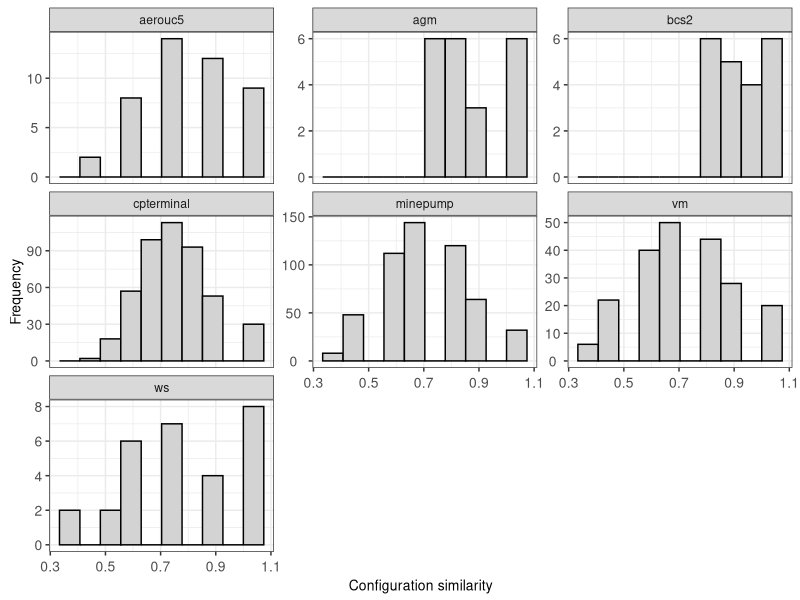
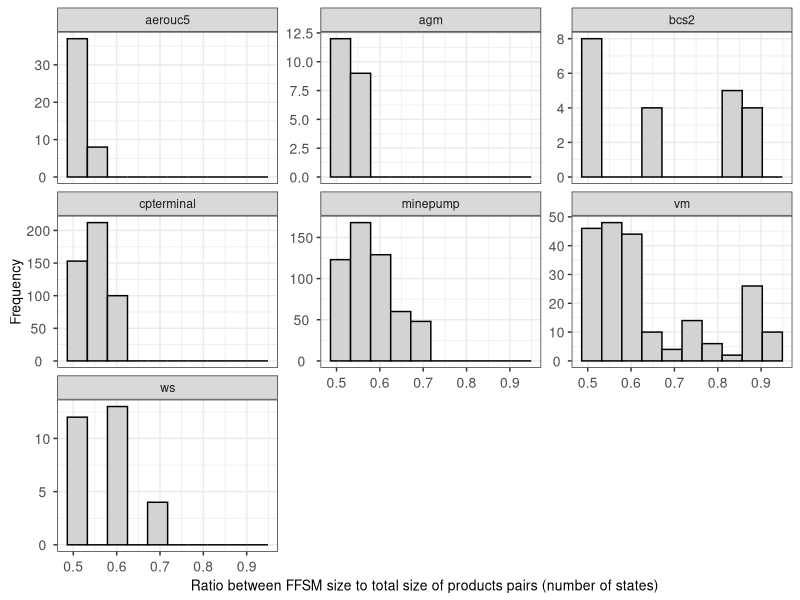
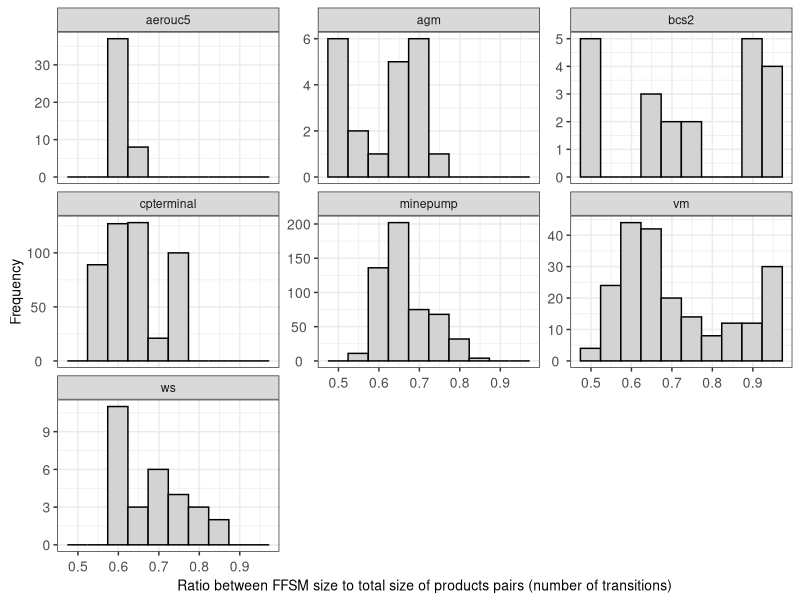
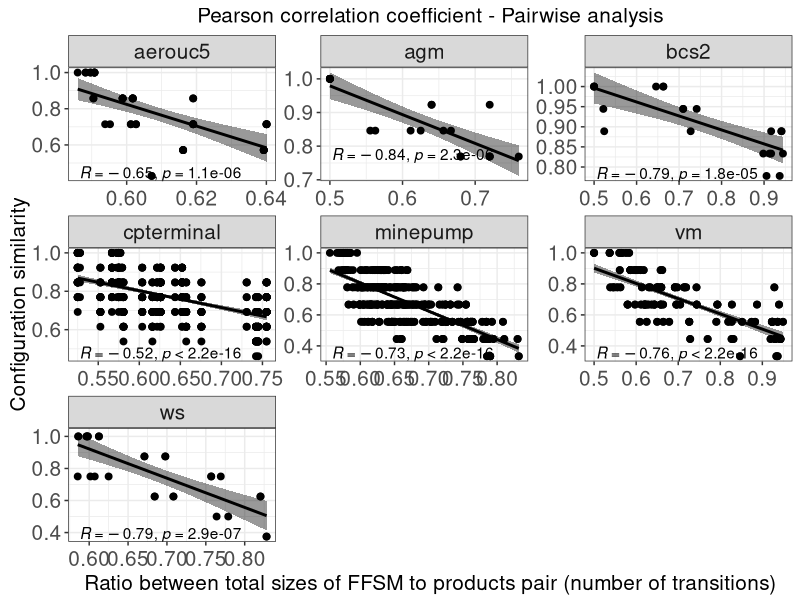
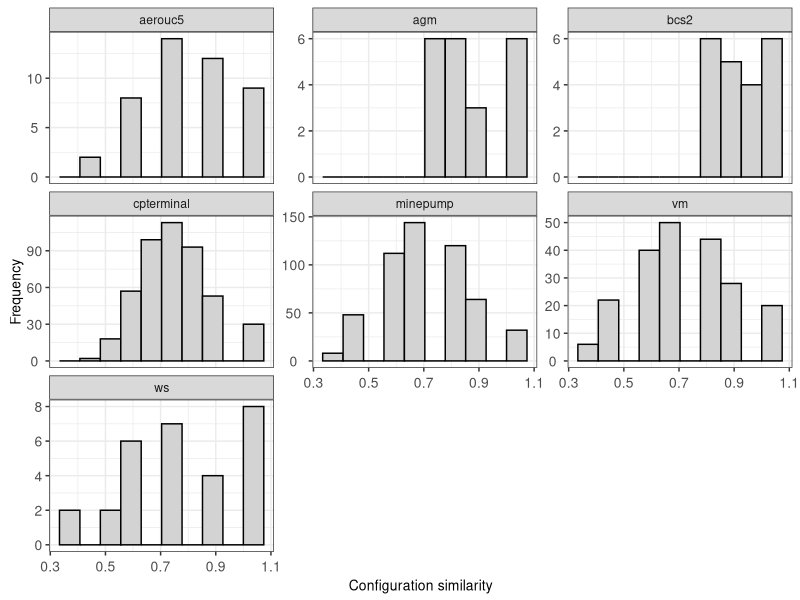
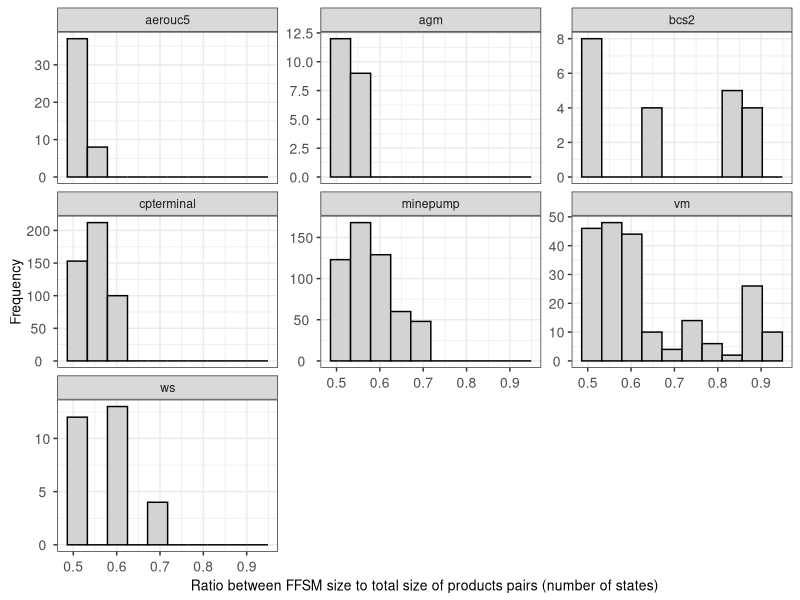
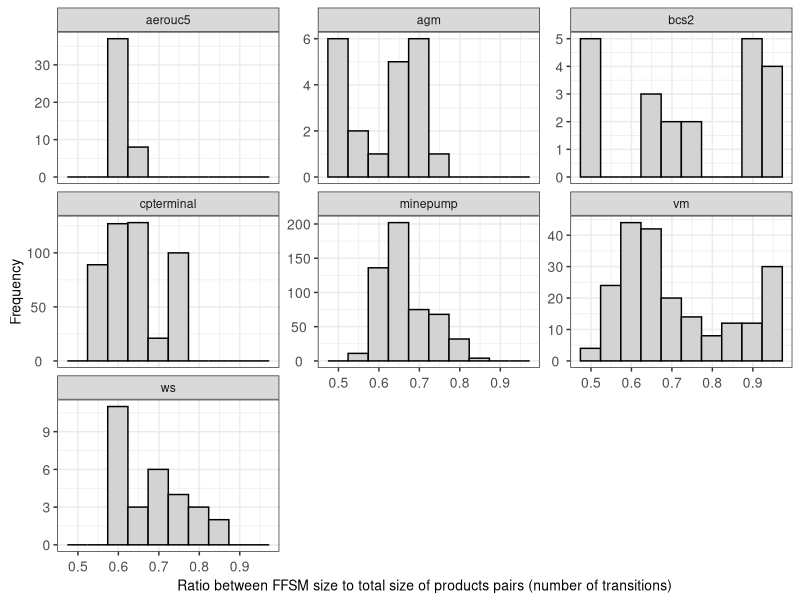
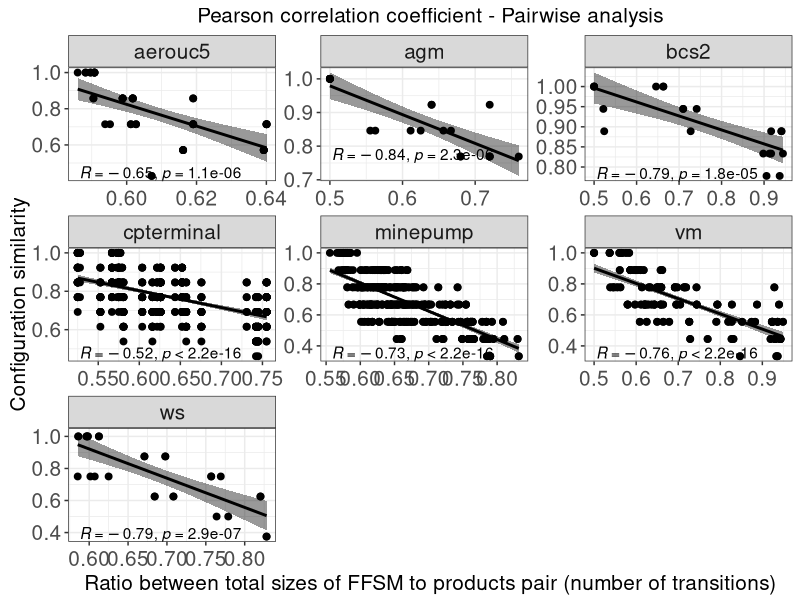

These figures' R source, in order: (Note: this script raises an error after producing the figures.)
list.of.packages <- c("ggpubr","ggrepel","ggplot2","effsize","stringr","reshape","dplyr")

# new.packages <- list.of.packages[!(list.of.packages %in% installed.packages(lib.loc="/home/cdnd1/Rpackages/")[,"Package"])]
# if(length(new.packages)) install.packages(new.packages,lib="/home/cdnd1/Rpackages/")
# lapply(list.of.packages,require,character.only=TRUE, lib.loc="/home/cdnd1/Rpackages/")

new.packages <- list.of.packages[!(list.of.packages %in% installed.packages()[,"Package"])]
if(length(new.packages)) install.packages(new.packages, dependencies = TRUE)
lapply(list.of.packages,require,character.only=TRUE)

rm(new.packages,list.of.packages)

# pair_tabs <- NULL
# # for (an_spl in c("agm", "bcs2")) {
# # for (an_spl in c("agm", "vm", "ws", "bcs2")) {
# for (an_spl in c("agm", "vm", "ws", "bcs2", "cpterminal", "minepump")) {
# # for (an_spl in c("agm", "vm", "ws", "bcs2", "cpterminal", "minepump", "aerouc5")) {
#   tab_c<-read.table(paste("./pair/pair_merging_",an_spl,".log",sep = ""),sep="/", header=TRUE)
#   tab_d<-read.table(paste("./pair/pair_dissimilarity_",an_spl,".log",sep = ""),sep="\t", header=TRUE)
#   tab_l<-read.table(paste("./pair/pair_comparelanguages_",an_spl,".log",sep = ""),sep="|", header=TRUE)
#   tab_m<-merge(merge(tab_c,tab_d),tab_l)
#   tab_m$SPL <- an_spl
#   if(is.null(pair_tabs)){
#     pair_tabs <- tab_m
#   }else{
#     pair_tabs <- rbind(pair_tabs,tab_m)
#   }
#   rm(tab_c,tab_d,tab_l,tab_m)
# }
# write.table(pair_tabs,"./pair_mdc.tab")
pair_tabs<-read.table("./pair_mdc.tab")

# calculate similarity (opposite of dissim)
pair_tabs$ConfigSim <- 1-pair_tabs$ConfigDissim

# calculate model size increment in terms of the maximum size (number of states)
pair_tabs$RatioStates<- apply(pair_tabs[,c("TotalStatesRef","TotalStatesUpdt")],1,sum)
pair_tabs$RatioStates<- pair_tabs$StatesFFSM/pair_tabs$RatioStates

# calculate model size increment in terms of the maximum size (number of transitions)  
pair_tabs$RatioTransitions<- apply(pair_tabs[,c("TotalTransitionsRef","TotalTransitionsUpdt")],1,sum)
pair_tabs$RatioTransitions<- pair_tabs$TransitionsFFSM/pair_tabs$RatioTransitions

# # calculate model size increment in terms of the largest model size (number of states)
# pair_tabs$RatioStatesMax<- apply(pair_tabs[,c("TotalStatesRef","TotalStatesUpdt")],1,max)
# pair_tabs$RatioStatesMax<- pair_tabs$StatesFFSM/pair_tabs$RatioStatesMax
# 
# # calculate model size increment in terms of the largest model size (number of transitions)  
# pair_tabs$RatioTransitionsMax<- apply(pair_tabs[,c("TotalTransitionsRef","TotalTransitionsUpdt")],1,max)
# pair_tabs$RatioTransitionsMax<- pair_tabs$TransitionsFFSM/pair_tabs$RatioTransitionsMax

# dissimilarity histogram 
p<-ggplot(pair_tabs, aes(x=ConfigSim)) + 
  geom_histogram(color="black", fill="lightgrey", bins=10)+
  labs(x = "Configuration similarity", y = "Frequency")+
  theme_bw()+
  theme(
    plot.title = element_text(hjust = 0.5, size=10),
    axis.text.x  = element_text(angle = 0,   hjust = 0.5, vjust = 0.5, size=10),
    axis.text.y  = element_text(angle = 0,   hjust = 0.5, vjust = 0.5, size=10),
    axis.title.x  = element_text(angle = 0,  hjust = 0.5, vjust = 0.5, size=10),
    axis.title.y  = element_text(angle = 90, hjust = 0.5, vjust = 0.5, size=10)
  )+facet_wrap(SPL~.,scales = "free_y")
print(p)
filename <- "histogram_ConfigSim.pdf"
ggsave(device=cairo_pdf, filename, width = 12, height = 4, dpi=320)
rm(p,filename)

# dissimilarity (RatioStates) histogram
p<-ggplot(pair_tabs, aes(x=RatioStates)) +
  geom_histogram(color="black", fill="lightgrey", bins=10)+
  labs(x = "Ratio between FFSM size to total size of products pairs (number of states)", y = "Frequency")+
  theme_bw()+
  theme(
    plot.title = element_text(hjust = 0.5, size=10),
    axis.text.x  = element_text(angle = 0,   hjust = 0.5, vjust = 0.5, size=10),
    axis.text.y  = element_text(angle = 0,   hjust = 0.5, vjust = 0.5, size=10),
    axis.title.x  = element_text(angle = 0,  hjust = 0.5, vjust = 0.5, size=10),
    axis.title.y  = element_text(angle = 90, hjust = 0.5, vjust = 0.5, size=10)
  )+facet_wrap(SPL~.,scales = "free_y")
print(p)
filename <- "histogram_RatioStates.pdf"
ggsave(device=cairo_pdf, filename, width = 12, height = 4, dpi=320)
rm(p,filename)

# dissimilarity (RatioTransitions) histogram
p<-ggplot(pair_tabs, aes(x=RatioTransitions)) +
  geom_histogram(color="black", fill="lightgrey", bins=10)+
  labs(x = "Ratio between FFSM size to total size of products pairs (number of transitions)", y = "Frequency")+
  # scale_x_continuous(breaks = seq(0,1,0.1))+
  theme_bw()+
  theme(
    plot.title = element_text(hjust = 0.5, size=10),
    axis.text.x  = element_text(angle = 0,   hjust = 0.5, vjust = 0.5, size=10),
    axis.text.y  = element_text(angle = 0,   hjust = 0.5, vjust = 0.5, size=10),
    axis.title.x  = element_text(angle = 0,  hjust = 0.5, vjust = 0.5, size=10),
    axis.title.y  = element_text(angle = 90, hjust = 0.5, vjust = 0.5, size=10)
  )+facet_wrap(SPL~.,scales = "free_y")
print(p)
filename <- "histogram_RatioTransitions.pdf"
ggsave(device=cairo_pdf, filename, width = 12, height = 4, dpi=320)
rm(p,filename)

{
  corrMethod<-"pearson"
  # x_col = "RatioStates";          xlab_txt = "Ratio between total sizes of FFSM to products pair (number of states)"
  x_col = "RatioTransitions";     xlab_txt = "Ratio between total sizes of FFSM to products pair (number of transitions)"
  # y_col <- "RatioFeatures"; ylab_txt <- "Amount of feature sharing";
  y_col <- "ConfigSim"; ylab_txt <- "Configuration similarity";
  
  y_title <- "Pearson correlation coefficient - Pairwise analysis"
  
  p<-ggscatter(pair_tabs,
                  x = x_col, xlab = xlab_txt,
                  y = y_col, ylab = ylab_txt,
                  title = y_title,
                  add = "reg.line",
                  cor.coeff.args = list(method = corrMethod, label.x.npc = 0.01, label.y.npc = 0.05),
                  conf.int = TRUE, # Add confidence interval
                  cor.coef = TRUE # Add correlation coefficient. see ?stat_cor
  )+
    theme_bw()+
    # scale_y_continuous(breaks = seq(0,1,0.2), limits = c(0,1))+
    # scale_x_continuous(breaks = seq(0.5,1,0.1), limits = c(0.5,1))+
    theme(
      plot.title = element_text(hjust = 0.5, size=15),
      strip.text.x = element_text(size = 15),
      strip.text.y = element_text(size = 15),
      axis.text.x  = element_text(angle = 0,   hjust = 0.5, vjust = 0.5, size=15),
      axis.text.y  = element_text(angle = 0,   hjust = 0.5, vjust = 0.5, size=15),
      axis.title.x  = element_text(angle = 0,  hjust = 0.5, vjust = 0.5, size=15),
      axis.title.y  = element_text(angle = 90, hjust = 0.5, vjust = 0.5, size=15)
    )+facet_wrap(SPL~.,scales = "free")
  
  print(p)
  filename <- paste("correlation_",x_col,"_",y_col,".pdf",sep = "")
  ggsave(device=cairo_pdf, filename, width = 15, height = 7, dpi=320)
  rm(p,filename,x_col,xlab_txt,y_col,ylab_txt,y_title,corrMethod)
}

# prtz_tabs <- NULL
# for (logId in seq(0,29)) {
#     logId <- str_pad(logId, 2, pad = "0")
#     for (an_spl in c("agm", "vm", "ws", "bcs2", "cpterminal", "minepump")) {
#       # for (an_spl in c("agm", "vm", "ws", "bcs2", "cpterminal", "minepump", "aerouc5")) {
#       for (xmdp in c("lmdp", "gmdp", "rndp")) {
#       # for (xmdp in c("lmdp", "rndp")) {
#         # for (tsort in c("dis")) {
#         for (tsort in c("dis", "sim")) {
#           if(xmdp=="rndp" && tsort == "sim"){ next }
#           tab<-read.table(paste("./prtz/",xmdp,"_",tsort,"_",logId,"_",an_spl,"_r.txt.log",sep = ""),sep="/", header=TRUE)
#           tab$Index <- seq(nrow(tab))
#           tab$SPL <- an_spl
#           # tab$Prioritization <- paste(xmdp,tsort)
#           tab$Prioritization <- xmdp
#           tab$ID <- logId
#           tab$Criteria <- tsort
#           if(is.null(prtz_tabs)) prtz_tabs <- tab
#           else{
#             prtz_tabs <- rbind(prtz_tabs,tab)
#           }
#         }
#       }
#     }
# }
# write.table(prtz_tabs,"./recov_prtz.tab")
prtz_tabs<-read.table("./recov_prtz.tab")
prtz_tabs$StatesOrigFFSM <- 0; prtz_tabs$TransitionsOrigFFSM <- 0 

prtz_tabs<-prtz_tabs[prtz_tabs$Criteria=="dis",]

# calculate model size increment in terms of the maximum size (number of states)
prtz_tabs$RatioStates<- apply(prtz_tabs[,c("TotalStatesRef","TotalStatesUpdt")],1,sum)
prtz_tabs$RatioStates<- prtz_tabs$StatesFFSM/prtz_tabs$RatioStates

# calculate model size increment in terms of the maximum size (number of transitions)  
prtz_tabs$RatioTransitions<- apply(prtz_tabs[,c("TotalTransitionsRef","TotalTransitionsUpdt")],1,sum)
prtz_tabs$RatioTransitions<- prtz_tabs$TransitionsFFSM/prtz_tabs$RatioTransitions

# calculate model size increment in terms of the largest model size (number of states)
prtz_tabs$RatioStatesMax<- apply(prtz_tabs[,c("TotalStatesRef","TotalStatesUpdt")],1,max)
prtz_tabs$RatioStatesMax<- prtz_tabs$StatesFFSM/prtz_tabs$RatioStatesMax

# calculate model size increment in terms of the largest model size (number of transitions)
prtz_tabs$RatioTransitionsMax<- apply(prtz_tabs[,c("TotalTransitionsRef","TotalTransitionsUpdt")],1,max)
prtz_tabs$RatioTransitionsMax<- prtz_tabs$TransitionsFFSM/prtz_tabs$RatioTransitionsMax

summarized_tab <- prtz_tabs %>%
  group_by(SPL,Prioritization,Criteria,ID) %>%
  summarize(
    sum_RatioTransitions = sum(RatioTransitions),
    len_RatioTransitions = length(RatioTransitions),
    
    sum_RatioStates      = sum(RatioStates),
    len_RatioStates      = length(RatioStates),
    
    sum_RatioTransitionsMax = sum(RatioTransitionsMax),
    len_RatioTransitionsMax = length(RatioTransitionsMax),
    
    sum_RatioStatesMax      = sum(RatioStatesMax),
    len_RatioStatesMax      = length(RatioStatesMax),
  )
summarized_df<-data.frame(summarized_tab)

summarized_df$APFD_RatioTransitions <- summarized_df$sum_RatioTransitions/summarized_df$len_RatioTransitions
summarized_df$APFD_RatioStates      <- summarized_df$sum_RatioStates     /summarized_df$len_RatioStates
summarized_df$APFD_RatioTransitionsMax <- summarized_df$sum_RatioTransitionsMax/summarized_df$len_RatioTransitionsMax
summarized_df$APFD_RatioStatesMax      <- summarized_df$sum_RatioStatesMax     /summarized_df$len_RatioStatesMax

for (a_metric in c('APFD_RatioTransitions', 'APFD_RatioStates')) {
# for (a_metric in c('APFD_RatioTransitions', 'APFD_RatioStates','APFD_StatesFFSM', 'APFD_TransitionsFFSM')) {
  p <- ggplot(data=summarized_df[(summarized_df$Criteria!="sim"),], aes_string(x="Prioritization",y=a_metric,color="Prioritization",fill="Prioritization")) +
    geom_boxplot(color = "black")+
    stat_boxplot(geom ='errorbar',color = "black")+
    # geom_hline(colour="gray", yintercept=6,linetype="solid") +
    # geom_hline(colour="gray", yintercept=14,linetype="dashed") +
    # geom_hline(colour="gray", yintercept=13,linetype="longdash") +
    # annotate("text",x = 0.650, y = 6, label="Hc AGM" , size = 2)+
    # annotate("text",x = 1.550, y = 14, label="Hc VM" , size = 2)+
    # annotate("text",x = 2.750, y = 13, label="Hc WS" , size = 2)+
    # scale_y_continuous(limits=c(0,1),breaks=seq(0,1,0.1))+
    # scale_fill_brewer(palette="Greens") +
    # labs(x = "Software product line", y = "Number of states")+
    scale_fill_brewer(palette="Greys") +
    theme_bw() +facet_wrap(SPL~.,scales = "free")
  print(p)
  filename <- paste(a_metric,".pdf",sep="")
  ggsave(device=cairo_pdf, filename, width = 8, height = 6, dpi=320)  # ssh plots
  rm(p,filename,a_metric)
}
